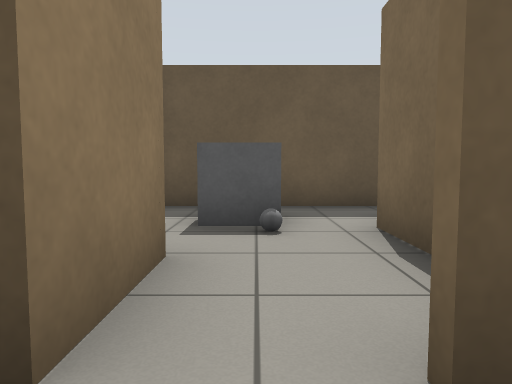
View 1 (above)

12 first-person views from a walk through a Gazebo world. The camera is 0.72 m above the floor, tilts 4° down and sees 70° across. The floor is counted in squares, 1 m on a side. Each view is taken from the middle of a square. On the plan, view 1 faces up. The plan holds only what a view shows up to about 11 squares ahead; the rest is blank. Robots are left out. Some stock models are drawn as simple stand-ins. Surface patterns are stand-ins for the level's own textures.

View 2
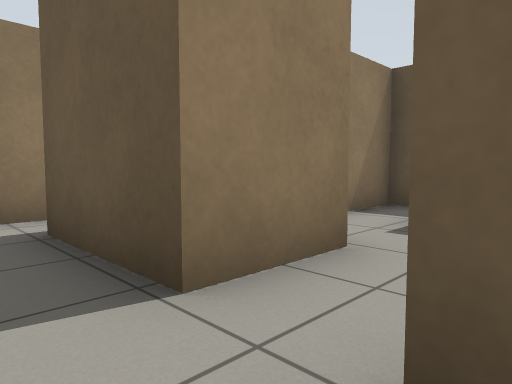

View 3
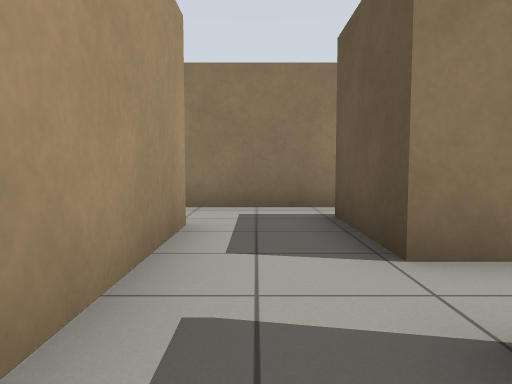

View 4
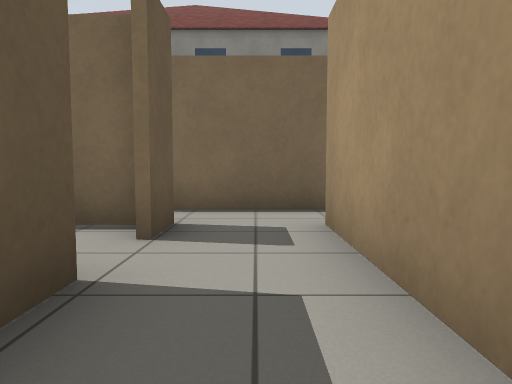

View 5
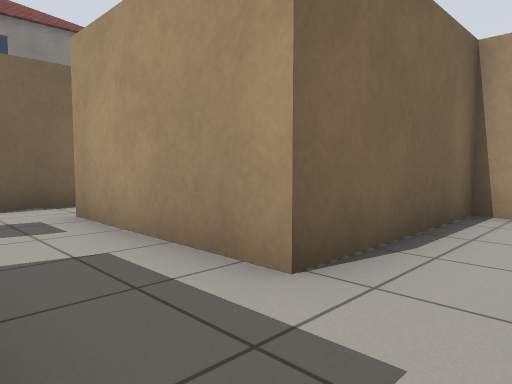

View 6
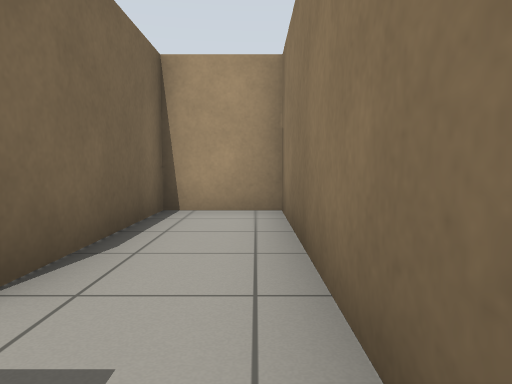

View 7
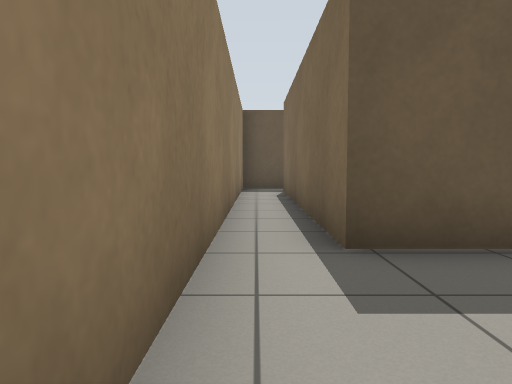

View 8
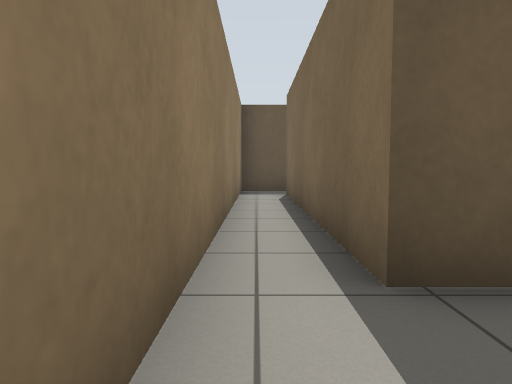

View 9
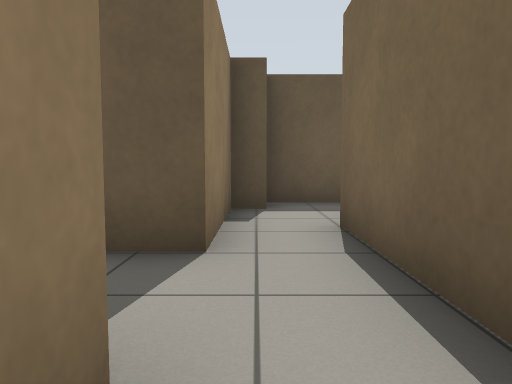

View 10
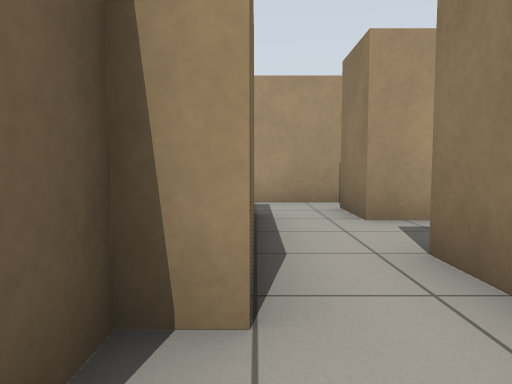

View 11
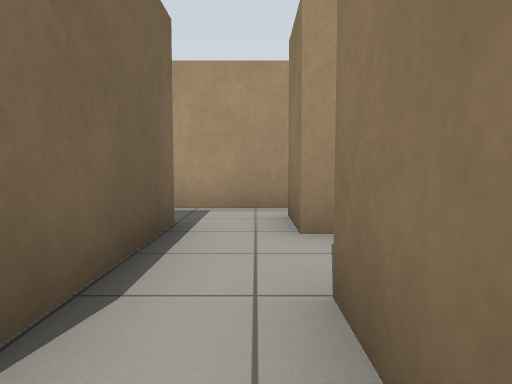

View 12
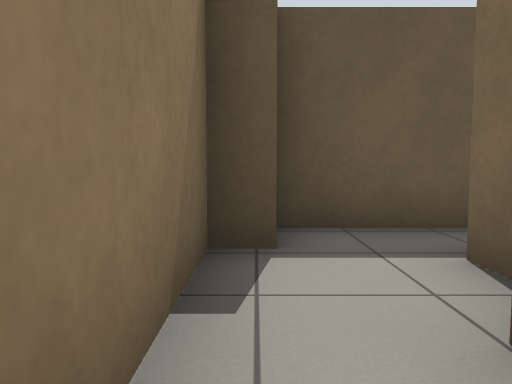

### Floor plan
Ten units are one square. View 1 is at (0, 0); x grows to the right and y downward. Boxes are objects, and circles mark ways between rooms. Rooms are numbered by the first view taken in them; rooms with no view inside come last. Other rooms are left out.
<svg viewBox="-49 -90 99 145">
<path fill="none" stroke="#000" d="M-7 -30 -7 -11M14 -14 14 -44M16 -11 5 -11M-6 9 16 9M23 -66 -21 -66 -21 -51M16 9 16 24M30 16 30 -24 36 -24 36 -39M22 -41 16 -41 16 -11M13 33 35 33M45 -52 21 -52M-7 -11 -32 -11 -32 -82M-44 -85 -44 50 -25 50 -25 9 -6 9"/>
<rect x="-15" y="-55" width="20" height="20" fill="#bbb"><title>grey box</title></rect>
<rect x="-5" y="-45" width="10" height="10" fill="#bbb"><title>grey ball</title></rect>
<circle cx="10" cy="-5" r="3" fill="#2a7"/>
<circle cx="-15" cy="0" r="3" fill="#2a7"/>
<text x="0" y="-30">1</text>
<text x="20" y="-10">2</text>
<text x="-40" y="-10">3</text>
</svg>
Room 1 opens to room 2. Room 1 opens to room 3.

Where each view was taken, in squares from view 1:
view 1: 0 up, 0 right, facing up
view 2: 0 up, 1 right, facing up-left
view 3: 0 up, 2 right, facing left
view 4: 0 up, 3 left, facing right
view 5: 1 up, 4 left, facing down-right
view 6: 1 up, 4 left, facing down
view 7: 2 down, 4 left, facing up
view 8: 1 down, 4 left, facing up
view 9: 2 down, 2 right, facing up
view 10: 4 up, 3 right, facing down
view 11: 3 up, 2 right, facing down
view 12: 1 up, 2 right, facing up
